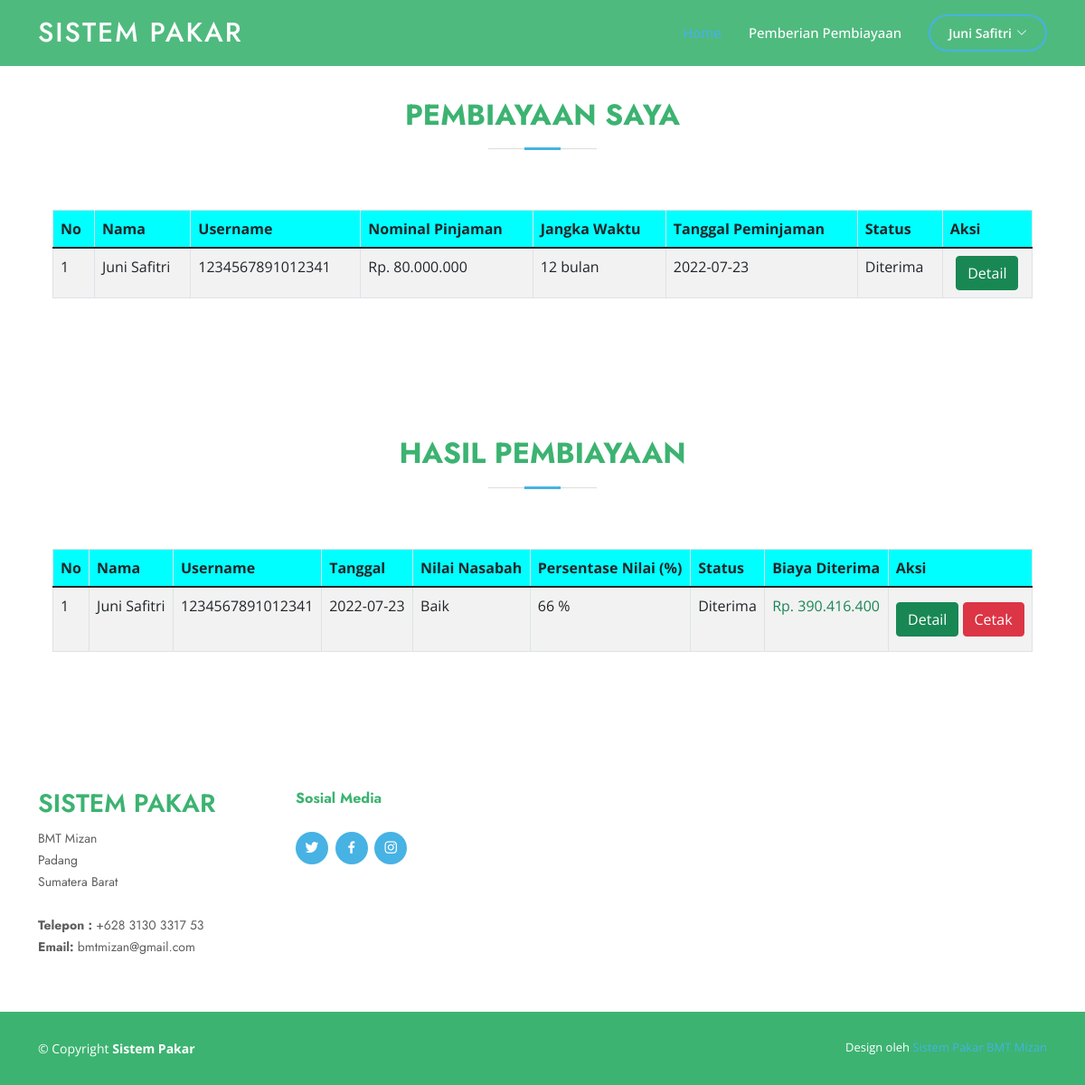
The page /index.php?page=halaman_awal/pages/pembiayaan/viewpembiayaan (signed in) on the database its author committed.
### tables this page shows
CREATE TABLE `tb_nasabah` (
  `id_nasabah` int(11) NOT NULL,
  `nik_username` varchar(16) NOT NULL,
  `nama_lengkap` varchar(100) NOT NULL,
  `password` varchar(124) NOT NULL,
  `alamat` text NOT NULL,
  `no_telepon` varchar(15) NOT NULL,
  `foto_nasabah` varchar(124) NOT NULL,
  `foto_ktp_nasabah` varchar(124) NOT NULL,
  `status_validasi` int(1) NOT NULL
);

CREATE TABLE `tb_pemberian_pembiayaan_nasabah` (
  `id_pemberian_pembiayaan_nasabah` int(11) NOT NULL,
  `id_jenis_pembiayaan` int(11) NOT NULL,
  `nik_username` varchar(20) NOT NULL,
  `nominal_pinjaman` double NOT NULL,
  `jangka_waktu` int(11) NOT NULL,
  `tanggal_peminjaman` date NOT NULL
);

CREATE TABLE `tb_jaminan_nasabah` (
  `id_jaminan_nasabah` int(11) NOT NULL,
  `id_pemberian_pembiayaan_nasabah` int(11) NOT NULL,
  `foto_KK` varchar(124) NOT NULL,
  `foto_BPKP` varchar(124) NOT NULL,
  `foto_surat_izin_usaha` varchar(124) NOT NULL,
  `foto_STNK` varchar(124) NOT NULL,
  `foto_rekening_listrik` varchar(124) NOT NULL,
  `status` varchar(30) NOT NULL
);

CREATE TABLE `tb_hasil` (
  `id_hasil` int(11) NOT NULL,
  `id_jaminan_nasabah` int(11) NOT NULL,
  `nik_username` varchar(16) NOT NULL,
  `tanggal` date NOT NULL,
  `nilai_nasabah` varchar(15) NOT NULL,
  `persentase_nilai` double NOT NULL
);

CREATE TABLE `tb_rasio_angsuran` (
  `id_rasio_angsuran` int(11) NOT NULL,
  `besar_rasio_angsuran` double NOT NULL,
  `keterangan` text NOT NULL
);

CREATE TABLE `tb_analisa_pendapatan` (
  `id_analisa_pendapatan` int(11) NOT NULL,
  `id_pemberian_pembiayaan_nasabah` int(11) NOT NULL,
  `jumlah_tabungan` double NOT NULL,
  `jumlah_hutang` double NOT NULL,
  `penjualan` double NOT NULL,
  `biaya_tenaga_kerja` double NOT NULL,
  `biaya_bahan_baku` double NOT NULL,
  `biaya_overhead` double NOT NULL,
  `harga_pokok_produksi` double NOT NULL,
  `pendapatan_jualan` double NOT NULL,
  `biaya_umum_dan_adm` double NOT NULL,
  `biaya_pemasaran` double NOT NULL,
  `pendapatan_per_bulan` double NOT NULL,
  `pendapatan_lain_lain` double NOT NULL,
  `total_pendapatan_per_bulan` double NOT NULL,
  `biaya_makan` double NOT NULL,
  `biaya_transportasi` double NOT NULL,
  `biaya_sewa` double NOT NULL,
  `biaya_air` double NOT NULL,
  `biaya_listrik` double NOT NULL,
  `biaya_telepon` double NOT NULL,
  `biaya_pendidikan` double NOT NULL,
  `biaya_lain_lain` double NOT NULL,
  `total_biaya_hidup_per_bulan` double NOT NULL,
  `pendapatan_bersih_per_bulan` double NOT NULL
);

### index.php (called while the page is built, shortened)
<?php
  include('koneksi.php');
  ?>
<?php include('halaman_awal/components/head.php'); ?>
<?php include('halaman_awal/components/header.php'); ?>
<?php include('content.php'); ?>
<?php include('halaman_awal/components/footer.php'); ?>
<?php include('halaman_awal/components/script.php'); ?>

### halaman_awal/pages/pembiayaan/viewpembiayaan.php (the view, shortened to what this page needs)
<?php
$nik_username = $_SESSION['username'];
$dataPeminjamanNasabah = mysqli_query($koneksi, "SELECT * FROM tb_pemberian_pembiayaan_nasabah ppn LEFT JOIN tb_nasabah n ON ppn.nik_username=n.nik_username LEFT JOIN tb_jaminan_nasabah jn ON ppn.id_pemberian_pembiayaan_nasabah=jn.id_pemberian_pembiayaan_nasabah WHERE n.nik_username='$nik_username' ORDER BY jn.id_pemberian_pembiayaan_nasabah DESC");
?>
<section id="contact" class="contact">
    <br><br>
    <div class="container" data-aos="fade-up">
        <div class="section-title">
            <h2>Pembiayaan Saya</h2>
        </div>
        <div class="row">
            <div class="info-data" data-infodata="<?php if (isset($_SESSION['info'])) {
                                                        echo $_SESSION['info'];
                                                    }
                                                    unset($_SESSION['info']); ?>">
                <div class="col-lg-12 d-flex align-items-stretch">
                    <div class="card-body">
                        <table id="dataTable" class="table table-bordered table-striped table-hover">
                            <thead style="background-color: aqua;">
                                <tr>
                                    <th>No</th>
                                    <th>Nama</th>
                                    <th>Username</th>
                                    <th>Nominal Pinjaman</th>
                                    <th>Jangka Waktu</th>
                                    <th>Tanggal Peminjaman</th>
                                    <th>Status</th>
                                    <th>Aksi</th>
                                </tr>
                            </thead>
                            <tbody>
                                <?php
                                $no = 1;
                                foreach ($dataPeminjamanNasabah as $key => $value) : ?>
                                    <tr>
                                        <td><?= $no++ ?></td>
                                        <td><?= $value['nama_lengkap']; ?></td>
                                        <td><?= $value['nik_username']; ?></td>
                                        <td>Rp. <?= number_format($value['nominal_pinjaman'], 0, '.', '.'); ?></td>
                                        <td><?= $value['jangka_waktu']; ?> bulan</td>
                                        <td><?= $value['tanggal_peminjaman']; ?></td>
                                        <td><?= $value['status']; ?></td>
                                        <td class="text-center">
                                            <a href="?page=halaman_awal/pages/pembiayaan/detailpembiayaan&id=<?php echo $value['id_pemberian_pembiayaan_nasabah']; ?>" class="btn btn-success">Detail</i></a>
                                        </td>
                                    </tr>
                                <?php endforeach; ?>
                            </tbody>
                        </table>
                    </div>
                </div>
            </div>
        </div>
</section>
<section id="contact" class="contact">
    <div class="container" data-aos="fade-up">
        <?php
        $dataHasilPembiayaan = mysqli_query($koneksi, "SELECT *, n.nik_username as nik_username FROM tb_hasil h LEFT JOIN tb_jaminan_nasabah jn ON h.id_jaminan_nasabah=jn.id_jaminan_nasabah LEFT JOIN tb_pemberian_pembiayaan_nasabah ppn ON ppn.id_pemberian_pembiayaan_nasabah=jn.id_pemberian_pembiayaan_nasabah LEFT JOIN tb_analisa_pendapatan ap ON ap.id_pemberian_pembiayaan_nasabah=ppn.id_pemberian_pembiayaan_nasabah LEFT JOIN tb_nasabah n ON n.nik_username=ppn.nik_username WHERE n.nik_username='$nik_username' AND jn.status='Diterima' || status='Ditolak' ORDER BY id_hasil ASC");
        ?>
        <div class="section-title">
            <h2>Hasil Pembiayaan</h2>
        </div>
        <div class="row">
            <div class="col-lg-12 d-flex align-items-stretch">
                <div class="card-body">
                    <table id="dataTable" class="table table-bordered table-striped table-hover">
                        <thead style="background-color: aqua;">
                            <tr>
                                <th>No</th>
                                <th>Nama</th>
                                <th>Username</th>
                                <th>Tanggal</th>
                                <th>Nilai Nasabah</th>
                                <th>Persentase Nilai (%)</th>
                                <th>Status</th>
                                <th>Biaya Diterima</th>
                                <th>Aksi</th>
                            </tr>
                        </thead>
                        <tbody>
                            <?php
                            $no = 1;
                            foreach ($dataHasilPembiayaan as $key => $value) : ?>
                                <tr>
                                    <td><?= $no++; ?></td>
                                    <td><?= $value['nama_lengkap']; ?></td>
                                    <td><?= $value['nik_username']; ?></td>
                                    <td><?= $value['tanggal']; ?></td>
                                    <td><?= $value['nilai_nasabah']; ?></td>
                                    <td><?= $value['persentase_nilai']; ?> %</td>
                                    <td><?= $value['status']; ?></td>
                                    <?php if ($value['status'] == 'Diterima') : ?>
                                        <?php
                                        $dataRasioAngsuran = mysqli_query($koneksi, "SELECT * FROM tb_rasio_angsuran")->fetch_array();
                                        $besar_rasio_angsuran = $dataRasioAngsuran['besar_rasio_angsuran'];
                                        $biaya_diterima = ($besar_rasio_angsuran * $value['pendapatan_bersih_per_bulan'] * $value['jangka_waktu']) / 100;
                                        ?>
                                        <td class="text-success">Rp. <?= number_format($biaya_diterima, 0, '.', '.'); ?></td>
                                    <?php elseif ($value['status'] == 'Ditolak') : ?>
                                        <td class="text-danger">Rp. <?= number_format(0, 0, '.', '.'); ?></td>
                                    <?php endif; ?>
                                    <td class="text-center">
                                        <a href="?page=halaman_awal/pages/pembiayaan/detailhasilpembiayaannasabah&id=<?php echo $value['id_pemberian_pembiayaan_nasabah']; ?>" class="btn btn-success">Detail</i></a>
                                        <a href="cetak_hasil_nasabah.php?&id=<?php echo $value['id_pemberian_pembiayaan_nasabah']; ?>" target="_blank" class="btn btn-danger mt-2 ml-1 my-2 mr-1">
                                            Cetak</a>
                                    </td>
                                </tr>
                            <?php endforeach; ?>
                        </tbody>
                    </table>
                </div>
            </div>
        </div>
    </div>
</section>

### halaman_awal/components/header.php (shortened to what this page needs)
<header id="header" class="fixed-top" style="background-color: rgba(60, 179, 113, 0.9);">
    <div class="container d-flex align-items-center">
        <h1 class="logo me-auto"><a href="index.php">Sistem Pakar</a></h1>
        <nav id="navbar" class="navbar">
            <ul>
                <li><a class="nav-link scrollto active" href="?page=halaman_awal/home/home">Home</a></li>
                <?php if (!isset($_SESSION['status'])) : ?>
                    <li><a class="nav-link scrollto" href="#" data-toggle="modal" data-target="#logoutModal">
                            Pemberian Pembiayaan
                        </a></li>
                    <li><a class="getstarted scrollto" href="halaman_awal/login/login.php">Masuk</a></li>
            </ul>
            <i class="bi bi-list mobile-nav-toggle"></i>
        <?php else : ?>
            <li><a class="nav-link scrollto" href="?page=halaman_awal/pages/pembiayaan/viewpembiayaan">Pemberian Pembiayaan</a></li>
            <?php
                       $username = $_SESSION['username'];
                       $user = mysqli_query($koneksi, "SELECT * FROM tb_nasabah WHERE nik_username = '$username'")->fetch_array(); ?>
            <?php if ($user !== NULL) : ?>
                <li class="dropdown"><a href="#" class="getstarted scrollto mr-3"><span><?= $user['nama_lengkap']; ?></span> <i class="bi bi-chevron-down"></i></a>
                <?php else : ?>
                <li class="dropdown"><a href="#" class="getstarted scrollto mr-3"><span>User</span> <i class="bi bi-chevron-down"></i></a>
                <?php endif; ?>
                </li>
            <?php endif; ?>
        </nav>
    </div>
</header>

### assets/assets_user/css/style.css (style rules this page uses)
body { font-family: "Open Sans", sans-serif; color: #444444; }
a { color: #47b2e4; text-decoration: none; }
h1, h2, h3, h4, h5, h6 { font-family: "Jost", sans-serif; }
#header { transition: all 0.5s; z-index: 997; padding: 15px 0; }
#header .logo { font-size: 30px; margin: 0; padding: 0; line-height: 1; font-weight: 500; letter-spacing: 2px; text-transform: uppercase; }
#header .logo a { color: #fff; }
.navbar { padding: 0; }
.navbar ul { margin: 0; padding: 0; display: flex; list-style: none; align-items: center; }
.navbar li { position: relative; }
.navbar a, .navbar a:focus { display: flex; align-items: center; justify-content: space-between; padding: 10px 0 10px 30px; font-size: 15px; font-weight: 500; color: #fff; white-space: nowrap; transition: 0.3s; }
.navbar a i, .navbar a:focus i { font-size: 12px; line-height: 0; margin-left: 5px; }
.navbar a:hover, .navbar .active, .navbar .active:focus, .navbar li:hover > a { color: #47b2e4; }
.navbar .getstarted, .navbar .getstarted:focus { padding: 8px 20px; margin-left: 30px; border-radius: 50px; color: #fff; font-size: 14px; border: 2px solid #47b2e4; font-weight: 600; }
section { padding: 60px 0; overflow: hidden; }
.section-title { text-align: center; padding-bottom: 30px; }
.section-title h2 { font-size: 32px; font-weight: bold; text-transform: uppercase; margin-bottom: 20px; padding-bottom: 20px; position: relative; color: #3CB371; }
.section-title h2::before { content: ""; position: absolute; display: block; width: 120px; height: 1px; background: #ddd; bottom: 1px; left: calc(50% - 60px); }
.section-title h2::after { content: ""; position: absolute; display: block; width: 40px; height: 3px; background: #47b2e4; bottom: 0; left: calc(50% - 20px); }

### rows shown on the page
tb_nasabah: nama_lengkap "Juni Safitri"
tb_pemberian_pembiayaan_nasabah: tb_nasabah.nama_lengkap "Juni Safitri", tb_nasabah.nik_username "1234567891012341", nominal_pinjaman "80.000.000", jangka_waktu "12", tanggal_peminjaman "2022-07-23", tb_jaminan_nasabah.status "Diterima"
tb_hasil: tb_nasabah.nama_lengkap "Juni Safitri", tb_nasabah.nik_username "1234567891012341", tanggal "2022-07-23", nilai_nasabah "Baik", persentase_nilai "66", id_jaminan_nasabah.status "Diterima", tb_rasio_angsuran.besar_rasio_angsuran "390.416.400"
